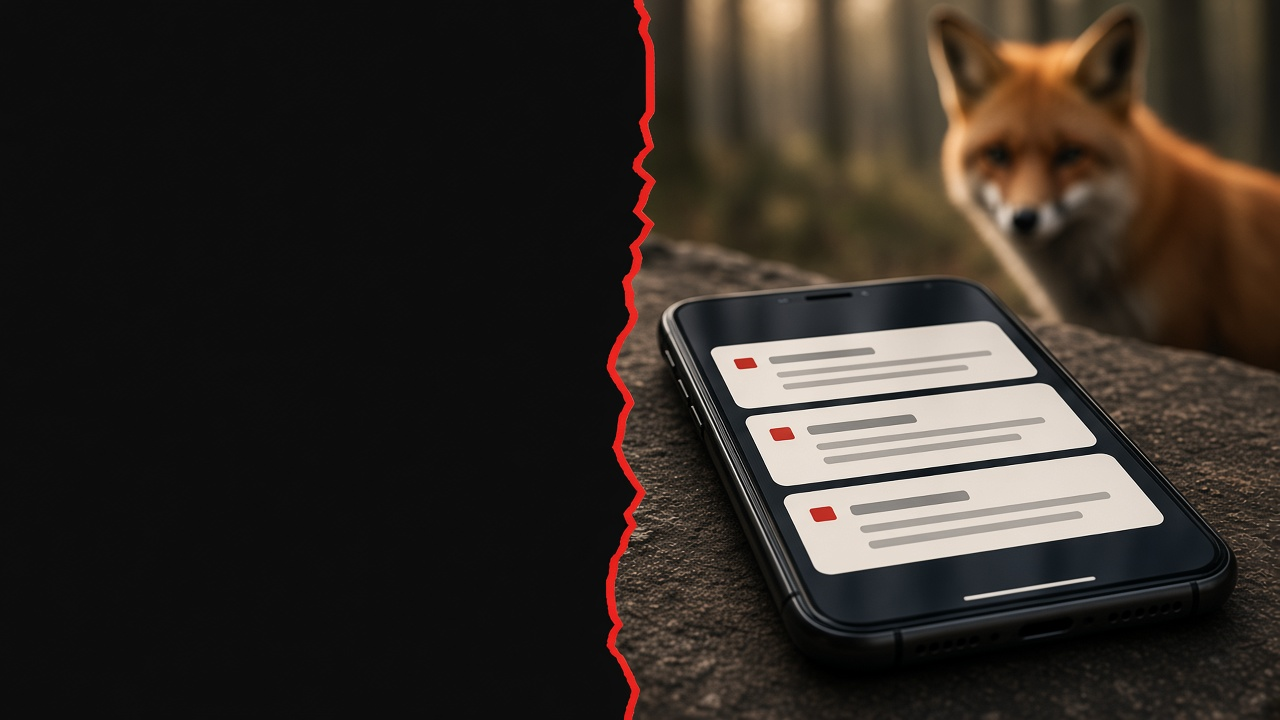
#> input picture scripts/assets/fox-alerts-photo.jpg, 1280 x 720 px
$ python -i og-fox-alerts.py   (imports and definitions only)
#> lines starting #> are read from the running program, lines starting #| are printed output that depends on the picture
#> further down, picture is the input picture: PIL image 1280x720 RGB; mean R, G, B 51.3, 44.2, 38.2
#!/usr/bin/env python3
"""Fox Alerts project card, 1200x630, same frame as the article heroes.

Left panel type is drawn here so the words stay exact. The right-side
photograph is scripts/assets/fox-alerts-photo.jpg.
"""

from pathlib import Path

from PIL import Image, ImageDraw, ImageFont

ROOT = Path(__file__).resolve().parents[1]
PHOTO = ROOT / "scripts" / "assets" / "fox-alerts-photo.jpg"
FONT = ROOT / "scripts" / "assets" / "BarlowCondensed-Bold.ttf"
OUT = ROOT / "public" / "projects" / "fox-alerts.png"

W, H = 1200, 630
BLACK = (14, 14, 14)
CREAM = (243, 236, 216)
RED = (226, 40, 32)
MUTED = (196, 188, 170)


def crop_to_frame(src: Image.Image) -> Image.Image:
    image = src.convert("RGB")
    width, height = image.size
#> width = 1280; height = 720
    target = W / H
    if width / height < target:
        new_h = int(round(width / target))
#> new_h = 672
        top = (height - new_h) // 2
#> top = 24
        image = image.crop((0, top, width, top + new_h))
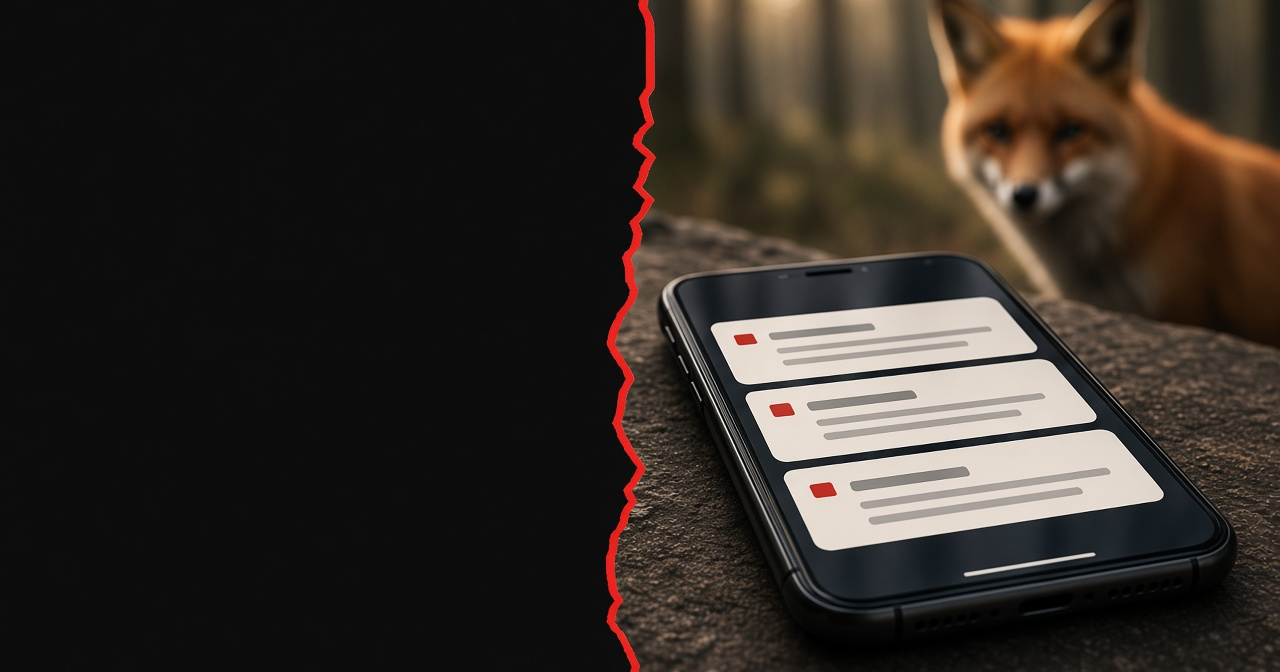
#> image: PIL image 1280x672 RGB; mean R, G, B 51.9, 44.8, 38.8
    else:
        new_w = int(round(height * target))
        left = (width - new_w) // 2
        image = image.crop((left, 0, left + new_w, height))
    return image.resize((W, H), Image.Resampling.LANCZOS)


# [54 lines left out: functions tear_xs, tracked, main, not called in this run]


# [2 lines not run here, left out]

>>> from PIL import Image
>>> picture = Image.open('assets/fox-alerts-photo.jpg')
>>> result = crop_to_frame(picture)
